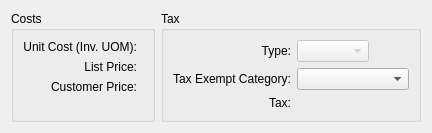
       <widget class="QWidget" name="_detailTab">
        <attribute name="title">
         <string>Detail</string>
        </attribute>
        <layout class="QGridLayout">
         <item row="0" column="0">
          <widget class="QGroupBox" name="_priceGroup">
           <property name="title">
            <string>Costs</string>
           </property>
           <layout class="QGridLayout" name="gridLayout_3">
            <item row="0" column="0">
             <layout class="QVBoxLayout" name="verticalLayout">
              <item>
               <layout class="QGridLayout" name="gridLayout_2">
                <item row="0" column="0">
                 <widget class="QLabel" name="_unitCostLit">
                  <property name="text">
                   <string>Unit Cost (Inv. UOM):</string>
                  </property>
                  <property name="alignment">
                   <set>Qt::AlignRight|Qt::AlignTrailing|Qt::AlignVCenter</set>
                  </property>
                 </widget>
                </item>
                <item row="0" column="1">
                 <widget class="CurrDisplay" name="_unitCost">
                  <property name="format">
                   <enum>CurrDisplay::Cost</enum>
                  </property>
                  <property name="localControl">
                   <bool>false</bool>
                  </property>
                 </widget>
                </item>
                <item row="1" column="0">
                 <widget class="QLabel" name="_listPriceLit">
                  <property name="text">
                   <string>List Price:</string>
                  </property>
                  <property name="alignment">
                   <set>Qt::AlignRight|Qt::AlignTrailing|Qt::AlignVCenter</set>
                  </property>
                 </widget>
                </item>
                <item row="1" column="1">
                 <widget class="CurrDisplay" name="_listPrice">
                  <property name="format">
                   <enum>CurrDisplay::SalesPrice</enum>
                  </property>
                  <property name="localControl">
                   <bool>false</bool>
                  </property>
                 </widget>
                </item>
                <item row="2" column="1">
                 <widget class="CurrDisplay" name="_custPrice">
                  <property name="format">
                   <enum>CurrDisplay::SalesPrice</enum>
                  </property>
                  <property name="localControl">
                   <bool>false</bool>
                  </property>
                 </widget>
                </item>
                <item row="2" column="0">
                 <widget class="QLabel" name="_custPriceLit">
                  <property name="minimumSize">
                   <size>
                    <width>0</width>
                    <height>0</height>
                   </size>
                  </property>
                  <property name="text">
                   <string>Customer Price:</string>
                  </property>
                  <property name="alignment">
                   <set>Qt::AlignRight|Qt::AlignTrailing|Qt::AlignVCenter</set>
                  </property>
                 </widget>
                </item>
               </layout>
              </item>
              <item>
               <spacer name="verticalSpacer">
                <property name="orientation">
                 <enum>Qt::Vertical</enum>
                </property>
                <property name="sizeHint" stdset="0">
                 <size>
                  <width>20</width>
                  <height>0</height>
                 </size>
                </property>
               </spacer>
              </item>
             </layout>
            </item>
           </layout>
          </widget>
         </item>
         <item row="0" column="1">
          <widget class="QGroupBox" name="_taxGroup">
           <property name="title">
            <string>Tax</string>
           </property>
           <layout class="QGridLayout" name="gridLayout_13">
            <item row="0" column="0">
             <layout class="QVBoxLayout" name="verticalLayout_2">
              <item>
               <layout class="QGridLayout" name="gridLayout_4">
                <item row="0" column="0">
                 <widget class="QLabel" name="_taxtypeLit">
                  <property name="text">
                   <string>Type:</string>
                  </property>
                  <property name="alignment">
                   <set>Qt::AlignRight|Qt::AlignTrailing|Qt::AlignVCenter</set>
                  </property>
                  <property name="buddy">
                   <cstring>_taxtype</cstring>
                  </property>
                 </widget>
                </item>
                <item row="0" column="1">
                 <layout class="QHBoxLayout" name="horizontalLayout">
                  <item>
                   <widget class="XComboBox" name="_taxtype">
                    <property name="enabled">
                     <bool>false</bool>
                    </property>
                    <property name="allowNull">
                     <bool>true</bool>
                    </property>
                    <property name="nullStr">
                     <string>[ Default ]</string>
                    </property>
                    <property name="type">
                     <enum>XComboBox::TaxTypes</enum>
                    </property>
                   </widget>
                  </item>
                  <item>
                   <spacer name="horizontalSpacer_3">
                    <property name="orientation">
                     <enum>Qt::Horizontal</enum>
                    </property>
                    <property name="sizeHint" stdset="0">
                     <size>
                      <width>40</width>
                      <height>20</height>
                     </size>
                    </property>
                   </spacer>
                  </item>
                 </layout>
                </item>
                <item row="2" column="0">
                 <widget class="XURLLabel" name="_taxLit">
                  <property name="text">
                   <string>Tax:</string>
                  </property>
                  <property name="alignment">
                   <set>Qt::AlignRight|Qt::AlignTrailing|Qt::AlignVCenter</set>
                  </property>
                 </widget>
                </item>
                <item row="2" column="1">
                 <widget class="CurrCluster" name="_tax">
                  <property name="format">
                   <enum>CurrDisplay::SalesPrice</enum>
                  </property>
                  <property name="enabled">
                   <bool>false</bool>
                  </property>
                 </widget>
                </item>
                <item row="1" column="0">
                 <widget class="QLabel" name="_taxExemptLit">
                  <property name="text">
                   <string>Tax Exempt Category:</string>
                  </property>
                 </widget>
                </item>
                <item row="1" column="1">
                 <widget class="TaxExemptCluster" name="_taxExempt"/>
                </item>
               </layout>
              </item>
              <item>
               <spacer name="verticalSpacer_2">
                <property name="orientation">
                 <enum>Qt::Vertical</enum>
                </property>
                <property name="sizeHint" stdset="0">
                 <size>
                  <width>20</width>
                  <height>0</height>
                 </size>
                </property>
               </spacer>
              </item>
             </layout>
            </item>
           </layout>
          </widget>
         </item>
        </layout>
       </widget>
